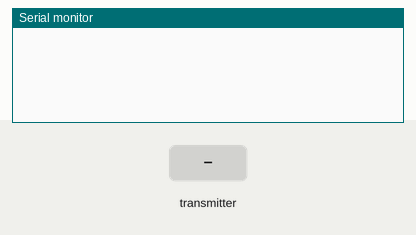
Simulated run of this sketch. Board: ESP8266 (NodeMCU). On the bench: the last lines printed to the serial monitor. Inputs (shaded band) come from the test bench.

Above: at 1.2 s.
1.3 s: the transmitter starts sending id = 0
At 1.66 s:
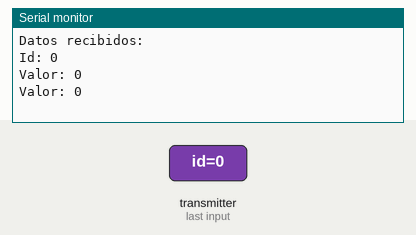
2.8 s: the transmitter starts sending x = 256
4.3 s: the transmitter starts sending y = 512
At 4.66 s:
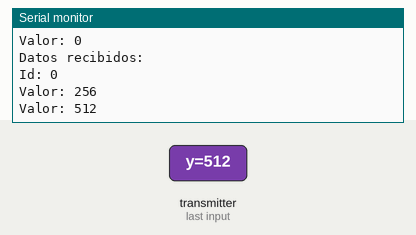
5.8 s: the transmitter starts sending id = 1
7.3 s: the transmitter starts sending x = 1023
Timing chart, 0 to 9.8 s (numbered marks = the images above; inputs shaded):
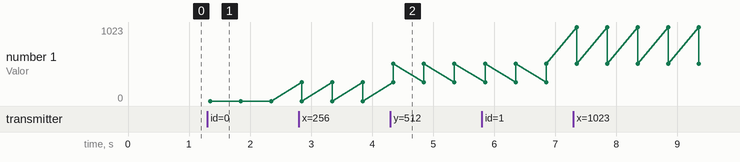

Measured:
- after the input at 1.3 s, the serial monitor: prints a new line after 0.05 s (image 1)
- after the input at 4.3 s, the serial monitor: prints a new line after 0.05 s (image 2)
- plotted number 1: 0 → 512 after the input at 4.3 s

The sketch:

ESP8266_recibe_ESPNOW.ino
```cpp
#include <ESP8266WiFi.h>
#include <espnow.h>

// Estructura para los datos recibidos
typedef struct {
  int id;  // debe ser único para cada placa emisora
  int x;
  int y;
} Data;

Data receivedData;

// Función de callback que se ejecuta cuando se reciben datos
void onDataReceived(uint8_t *mac_addr, uint8_t *data, uint8_t len) {
  memcpy(&receivedData, data, sizeof(receivedData));
  Serial.println("Datos recibidos:");
  Serial.print("Id: ");
  Serial.println(receivedData.id);
  Serial.print("Valor: ");
  Serial.println(receivedData.x);
  Serial.print("Valor: ");
  Serial.println(receivedData.y);
}

void setup() {
  Serial.begin(115200);

  // Configurar el canal de transmisión (ejemplo: canal 1)
  wifi_set_channel(1);

  // Configurar el dispositivo como estación Wi-Fi
  WiFi.mode(WIFI_STA);

  // Inicializar ESP-NOW
  if (esp_now_init() != 0) {
    Serial.println("Error al inicializar ESP-NOW");
    return;
  }

  // Registrar la función de callback para la recepción de datos
  esp_now_register_recv_cb(onDataReceived);
}

void loop() {
  // No se realiza ninguna tarea adicional en el bucle principal
}
```
